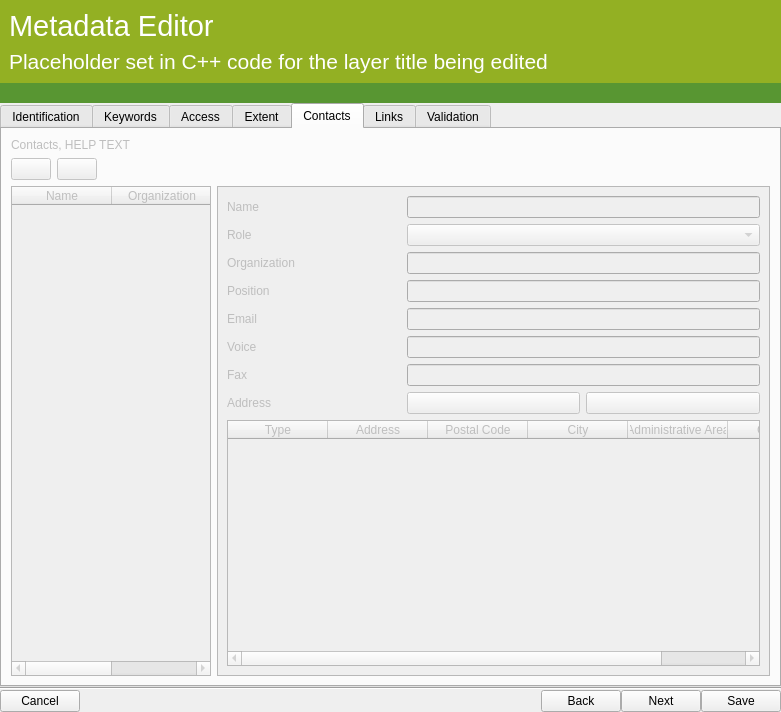
<?xml version="1.0" encoding="UTF-8"?>
<ui version="4.0">
 <class>QgsMetadataWizard</class>
 <widget class="QDialog" name="QgsMetadataWizard">
  <property name="geometry">
   <rect>
    <x>0</x>
    <y>0</y>
    <width>781</width>
    <height>712</height>
   </rect>
  </property>
  <property name="windowTitle">
   <string>Metadata Editor</string>
  </property>
  <layout class="QVBoxLayout" name="verticalLayout_4">
   <property name="spacing">
    <number>0</number>
   </property>
   <property name="leftMargin">
    <number>0</number>
   </property>
   <property name="topMargin">
    <number>0</number>
   </property>
   <property name="rightMargin">
    <number>0</number>
   </property>
   <property name="bottomMargin">
    <number>0</number>
   </property>
   <item>
    <widget class="QFrame" name="lightGreen">
     <property name="styleSheet">
      <string notr="true">background: #93b023; border: none;</string>
     </property>
     <property name="frameShape">
      <enum>QFrame::NoFrame</enum>
     </property>
     <property name="frameShadow">
      <enum>QFrame::Raised</enum>
     </property>
     <layout class="QGridLayout" name="gridLayout_3">
      <item row="0" column="0" rowspan="2" colspan="2">
       <widget class="QLabel" name="label">
        <property name="styleSheet">
         <string notr="true">font: 22pt; color: #fff;</string>
        </property>
        <property name="text">
         <string>Metadata Editor</string>
        </property>
       </widget>
      </item>
      <item row="2" column="0">
       <widget class="QLabel" name="layerLabel">
        <property name="styleSheet">
         <string notr="true">font: 16pt; color: #fff;</string>
        </property>
        <property name="text">
         <string>Placeholder set in C++ code for the layer title being edited</string>
        </property>
       </widget>
      </item>
     </layout>
    </widget>
   </item>
   <item>
    <widget class="QFrame" name="darkGreen">
     <property name="minimumSize">
      <size>
       <width>0</width>
       <height>20</height>
      </size>
     </property>
     <property name="styleSheet">
      <string notr="true">background: #589632; border: none;</string>
     </property>
     <property name="frameShape">
      <enum>QFrame::NoFrame</enum>
     </property>
    </widget>
   </item>
   <item>
    <widget class="QTabWidget" name="tabWidget">
     <property name="enabled">
      <bool>true</bool>
     </property>
     <property name="tabShape">
      <enum>QTabWidget::Rounded</enum>
     </property>
     <property name="currentIndex">
      <number>4</number>
     </property>
     <widget class="QWidget" name="tabIdentificationDialog">
      <attribute name="title">
       <string>Identification</string>
      </attribute>
      <layout class="QVBoxLayout" name="verticalLayout">
       <item>
        <widget class="QLabel" name="label_11">
         <property name="text">
          <string>This page describes the basic attribution of the dataset. If unsure about which type to select, use 'dataset'. Use the abstract field to provide a verbose description of this dataset.</string>
         </property>
         <property name="wordWrap">
          <bool>true</bool>
         </property>
        </widget>
       </item>
       <item>
        <widget class="QLabel" name="label_3">
         <property name="text">
          <string>Identifier</string>
         </property>
        </widget>
       </item>
       <item>
        <layout class="QHBoxLayout" name="horizontalLayout">
         <item>
          <widget class="QLineEdit" name="lineEditIdentifier"/>
         </item>
         <item>
          <widget class="QPushButton" name="btnAutoSource">
           <property name="text">
            <string>Set from layer source</string>
           </property>
          </widget>
         </item>
        </layout>
       </item>
       <item>
        <widget class="QLabel" name="label_2">
         <property name="text">
          <string>Title</string>
         </property>
        </widget>
       </item>
       <item>
        <widget class="QLineEdit" name="lineEditTitle">
         <property name="sizePolicy">
          <sizepolicy hsizetype="Expanding" vsizetype="Fixed">
           <horstretch>0</horstretch>
           <verstretch>0</verstretch>
          </sizepolicy>
         </property>
        </widget>
       </item>
       <item>
        <widget class="QLabel" name="label_7">
         <property name="text">
          <string>Type (it is advised to use the ISO 19115 MD_ScopeCode)</string>
         </property>
        </widget>
       </item>
       <item>
        <widget class="QComboBox" name="comboType">
         <property name="enabled">
          <bool>true</bool>
         </property>
         <property name="editable">
          <bool>true</bool>
         </property>
        </widget>
       </item>
       <item>
        <widget class="QLabel" name="label_4">
         <property name="text">
          <string>Language (it is advised to follow either the ISO 639.2 or ISO 3166)</string>
         </property>
        </widget>
       </item>
       <item>
        <widget class="QComboBox" name="comboLanguage">
         <property name="enabled">
          <bool>true</bool>
         </property>
         <property name="editable">
          <bool>true</bool>
         </property>
        </widget>
       </item>
       <item>
        <widget class="QLabel" name="label_6">
         <property name="text">
          <string>Abstract</string>
         </property>
        </widget>
       </item>
       <item>
        <widget class="QTextEdit" name="textEditAbstract">
         <property name="sizePolicy">
          <sizepolicy hsizetype="Expanding" vsizetype="Expanding">
           <horstretch>0</horstretch>
           <verstretch>0</verstretch>
          </sizepolicy>
         </property>
        </widget>
       </item>
      </layout>
     </widget>
     <widget class="QWidget" name="tabKeywordsDialog">
      <attribute name="title">
       <string>Keywords</string>
      </attribute>
      <layout class="QVBoxLayout" name="verticalLayout_2">
       <item>
        <widget class="QLabel" name="label_17">
         <property name="text">
          <string>Keywords are optional, and provide a way to provide additional descriptive information about the dataset. For example you can specify the category for this dataset by adding a vocabulary items 'category' with a comma separated list of category keywords.</string>
         </property>
         <property name="wordWrap">
          <bool>true</bool>
         </property>
        </widget>
       </item>
       <item>
        <widget class="QTableWidget" name="tabKeywords">
         <property name="alternatingRowColors">
          <bool>true</bool>
         </property>
         <property name="selectionMode">
          <enum>QAbstractItemView::SingleSelection</enum>
         </property>
         <property name="selectionBehavior">
          <enum>QAbstractItemView::SelectRows</enum>
         </property>
         <attribute name="horizontalHeaderStretchLastSection">
          <bool>true</bool>
         </attribute>
         <column>
          <property name="text">
           <string>Vocabulary</string>
          </property>
         </column>
         <column>
          <property name="text">
           <string>Keywords</string>
          </property>
         </column>
        </widget>
       </item>
       <item>
        <layout class="QHBoxLayout" name="horizontalLayout_5">
         <item>
          <widget class="QPushButton" name="btnAddVocabulary">
           <property name="toolTip">
            <string>Add class</string>
           </property>
           <property name="icon">
            <iconset resource="../../images/images.qrc">
             <normaloff>:/images/themes/default/symbologyAdd.svg</normaloff>:/images/themes/default/symbologyAdd.svg</iconset>
           </property>
           <property name="autoDefault">
            <bool>false</bool>
           </property>
          </widget>
         </item>
         <item>
          <widget class="QPushButton" name="btnRemoveVocabulary">
           <property name="toolTip">
            <string>Delete</string>
           </property>
           <property name="icon">
            <iconset resource="../../images/images.qrc">
             <normaloff>:/images/themes/default/symbologyRemove.svg</normaloff>:/images/themes/default/symbologyRemove.svg</iconset>
           </property>
           <property name="autoDefault">
            <bool>false</bool>
           </property>
          </widget>
         </item>
         <item>
          <spacer name="horizontalSpacer_5">
           <property name="orientation">
            <enum>Qt::Horizontal</enum>
           </property>
           <property name="sizeHint" stdset="0">
            <size>
             <width>40</width>
             <height>20</height>
            </size>
           </property>
          </spacer>
         </item>
        </layout>
       </item>
      </layout>
     </widget>
     <widget class="QWidget" name="tabAccessDialog">
      <attribute name="title">
       <string>Access</string>
      </attribute>
      <layout class="QVBoxLayout" name="verticalLayout_3">
       <item>
        <widget class="QLabel" name="label_5">
         <property name="text">
          <string>Access dialog. HELP TEXT TO ADD</string>
         </property>
        </widget>
       </item>
       <item>
        <widget class="QLabel" name="label_8">
         <property name="text">
          <string>Licenses</string>
         </property>
        </widget>
       </item>
       <item>
        <widget class="QTableWidget" name="tabLicenses">
         <property name="selectionMode">
          <enum>QAbstractItemView::SingleSelection</enum>
         </property>
         <property name="selectionBehavior">
          <enum>QAbstractItemView::SelectRows</enum>
         </property>
         <attribute name="horizontalHeaderVisible">
          <bool>false</bool>
         </attribute>
         <attribute name="horizontalHeaderStretchLastSection">
          <bool>true</bool>
         </attribute>
         <column>
          <property name="text">
           <string>Label</string>
          </property>
         </column>
        </widget>
       </item>
       <item>
        <layout class="QHBoxLayout" name="horizontalLayout_6">
         <item>
          <widget class="QPushButton" name="btnAddLicence">
           <property name="toolTip">
            <string>Add class</string>
           </property>
           <property name="icon">
            <iconset resource="../../images/images.qrc">
             <normaloff>:/images/themes/default/symbologyAdd.svg</normaloff>:/images/themes/default/symbologyAdd.svg</iconset>
           </property>
          </widget>
         </item>
         <item>
          <widget class="QPushButton" name="btnRemoveLicence">
           <property name="toolTip">
            <string>Delete</string>
           </property>
           <property name="icon">
            <iconset resource="../../images/images.qrc">
             <normaloff>:/images/themes/default/symbologyRemove.svg</normaloff>:/images/themes/default/symbologyRemove.svg</iconset>
           </property>
          </widget>
         </item>
        </layout>
       </item>
      </layout>
     </widget>
     <widget class="QWidget" name="tabExtentDialog">
      <attribute name="title">
       <string>Extent</string>
      </attribute>
      <layout class="QVBoxLayout" name="verticalLayout_9">
       <item>
        <widget class="QLabel" name="label_9">
         <property name="text">
          <string>Extent dialog. HELP TEXT TO ADD</string>
         </property>
        </widget>
       </item>
       <item>
        <widget class="QgsCollapsibleGroupBox" name="groupBox">
         <property name="title">
          <string>Spatial Extent</string>
         </property>
         <layout class="QVBoxLayout" name="verticalLayout_8">
          <item>
           <layout class="QHBoxLayout" name="horizontalLayout_7">
            <item>
             <widget class="QgsProjectionSelectionWidget" name="selectionCrs" native="true"/>
            </item>
            <item>
             <widget class="QPushButton" name="btnAutoCrs">
              <property name="sizePolicy">
               <sizepolicy hsizetype="Maximum" vsizetype="Fixed">
                <horstretch>0</horstretch>
                <verstretch>0</verstretch>
               </sizepolicy>
              </property>
              <property name="text">
               <string>Set CRS from layer</string>
              </property>
             </widget>
            </item>
           </layout>
          </item>
         </layout>
        </widget>
       </item>
       <item>
        <widget class="QgsCollapsibleGroupBox" name="groupBox_2">
         <property name="title">
          <string>Temporal Extent</string>
         </property>
        </widget>
       </item>
       <item>
        <spacer name="verticalSpacer">
         <property name="orientation">
          <enum>Qt::Vertical</enum>
         </property>
         <property name="sizeHint" stdset="0">
          <size>
           <width>20</width>
           <height>40</height>
          </size>
         </property>
        </spacer>
       </item>
      </layout>
     </widget>
     <widget class="QWidget" name="tabContactsDialog">
      <property name="enabled">
       <bool>false</bool>
      </property>
      <attribute name="title">
       <string>Contacts</string>
      </attribute>
      <layout class="QVBoxLayout" name="verticalLayout_10">
       <item>
        <widget class="QLabel" name="label_16">
         <property name="text">
          <string>Contacts, HELP TEXT</string>
         </property>
        </widget>
       </item>
       <item>
        <layout class="QHBoxLayout" name="horizontalLayout_10">
         <item>
          <widget class="QPushButton" name="btnAddContact">
           <property name="toolTip">
            <string>Add class</string>
           </property>
           <property name="icon">
            <iconset resource="../../images/images.qrc">
             <normaloff>:/images/themes/default/symbologyAdd.svg</normaloff>:/images/themes/default/symbologyAdd.svg</iconset>
           </property>
          </widget>
         </item>
         <item>
          <widget class="QPushButton" name="btnRemoveContact">
           <property name="toolTip">
            <string>Delete</string>
           </property>
           <property name="icon">
            <iconset resource="../../images/images.qrc">
             <normaloff>:/images/themes/default/symbologyRemove.svg</normaloff>:/images/themes/default/symbologyRemove.svg</iconset>
           </property>
          </widget>
         </item>
         <item>
          <spacer name="horizontalSpacer_6">
           <property name="orientation">
            <enum>Qt::Horizontal</enum>
           </property>
           <property name="sizeHint" stdset="0">
            <size>
             <width>40</width>
             <height>20</height>
            </size>
           </property>
          </spacer>
         </item>
        </layout>
       </item>
       <item>
        <layout class="QHBoxLayout" name="horizontalLayout_3">
         <item>
          <widget class="QTableWidget" name="tabContacts">
           <property name="maximumSize">
            <size>
             <width>200</width>
             <height>16777215</height>
            </size>
           </property>
           <property name="editTriggers">
            <set>QAbstractItemView::NoEditTriggers</set>
           </property>
           <property name="selectionMode">
            <enum>QAbstractItemView::SingleSelection</enum>
           </property>
           <property name="selectionBehavior">
            <enum>QAbstractItemView::SelectRows</enum>
           </property>
           <attribute name="horizontalHeaderStretchLastSection">
            <bool>true</bool>
           </attribute>
           <column>
            <property name="text">
             <string>Name</string>
            </property>
           </column>
           <column>
            <property name="text">
             <string>Organization</string>
            </property>
           </column>
          </widget>
         </item>
         <item>
          <widget class="QScrollArea" name="panelDetails">
           <property name="sizePolicy">
            <sizepolicy hsizetype="Minimum" vsizetype="Expanding">
             <horstretch>0</horstretch>
             <verstretch>0</verstretch>
            </sizepolicy>
           </property>
           <property name="widgetResizable">
            <bool>true</bool>
           </property>
           <widget class="QWidget" name="scrollAreaWidgetContents">
            <property name="geometry">
             <rect>
              <x>0</x>
              <y>0</y>
              <width>521</width>
              <height>450</height>
             </rect>
            </property>
            <layout class="QGridLayout" name="gridLayout_2">
             <item row="0" column="0">
              <widget class="QLabel" name="label_10">
               <property name="text">
                <string>Name</string>
               </property>
              </widget>
             </item>
             <item row="0" column="1" colspan="2">
              <widget class="QLineEdit" name="lineEditContactName"/>
             </item>
             <item row="1" column="0">
              <widget class="QLabel" name="label_15">
               <property name="text">
                <string>Role</string>
               </property>
              </widget>
             </item>
             <item row="1" column="1" colspan="2">
              <widget class="QComboBox" name="comboContactRole"/>
             </item>
             <item row="2" column="0">
              <widget class="QLabel" name="label_12">
               <property name="text">
                <string>Organization</string>
               </property>
              </widget>
             </item>
             <item row="2" column="1" colspan="2">
              <widget class="QLineEdit" name="lineEditContactOrganization"/>
             </item>
             <item row="3" column="0">
              <widget class="QLabel" name="label_14">
               <property name="text">
                <string>Position</string>
               </property>
              </widget>
             </item>
             <item row="3" column="1" colspan="2">
              <widget class="QLineEdit" name="lineEditContactPosition"/>
             </item>
             <item row="4" column="0">
              <widget class="QLabel" name="label_18">
               <property name="text">
                <string>Email</string>
               </property>
              </widget>
             </item>
             <item row="4" column="1" colspan="2">
              <widget class="QLineEdit" name="lineEditContactEmail"/>
             </item>
             <item row="5" column="0">
              <widget class="QLabel" name="label_19">
               <property name="text">
                <string>Voice</string>
               </property>
              </widget>
             </item>
             <item row="5" column="1" colspan="2">
              <widget class="QLineEdit" name="lineEditContactVoice"/>
             </item>
             <item row="6" column="0">
              <widget class="QLabel" name="label_20">
               <property name="text">
                <string>Fax</string>
               </property>
              </widget>
             </item>
             <item row="6" column="1" colspan="2">
              <widget class="QLineEdit" name="lineEditContactFax"/>
             </item>
             <item row="7" column="0">
              <widget class="QLabel" name="label_21">
               <property name="text">
                <string>Address</string>
               </property>
              </widget>
             </item>
             <item row="7" column="1">
              <widget class="QPushButton" name="btnAddAddress">
               <property name="toolTip">
                <string>Add class</string>
               </property>
               <property name="icon">
                <iconset resource="../../images/images.qrc">
                 <normaloff>:/images/themes/default/symbologyAdd.svg</normaloff>:/images/themes/default/symbologyAdd.svg</iconset>
               </property>
              </widget>
             </item>
             <item row="7" column="2">
              <widget class="QPushButton" name="btnRemoveAddress">
               <property name="toolTip">
                <string>Delete</string>
               </property>
               <property name="icon">
                <iconset resource="../../images/images.qrc">
                 <normaloff>:/images/themes/default/symbologyRemove.svg</normaloff>:/images/themes/default/symbologyRemove.svg</iconset>
               </property>
              </widget>
             </item>
             <item row="8" column="0" colspan="3">
              <widget class="QTableWidget" name="tabAddresses">
               <attribute name="horizontalHeaderStretchLastSection">
                <bool>true</bool>
               </attribute>
               <column>
                <property name="text">
                 <string>Type</string>
                </property>
               </column>
               <column>
                <property name="text">
                 <string>Address</string>
                </property>
               </column>
               <column>
                <property name="text">
                 <string>Postal Code</string>
                </property>
               </column>
               <column>
                <property name="text">
                 <string>City</string>
                </property>
               </column>
               <column>
                <property name="text">
                 <string>Administrative Area</string>
                </property>
               </column>
               <column>
                <property name="text">
                 <string>Country</string>
                </property>
               </column>
              </widget>
             </item>
            </layout>
           </widget>
          </widget>
         </item>
        </layout>
       </item>
      </layout>
     </widget>
     <widget class="QWidget" name="tabLinksDialog">
      <attribute name="title">
       <string>Links</string>
      </attribute>
      <layout class="QVBoxLayout" name="verticalLayout_5">
       <item>
        <widget class="QLabel" name="label_13">
         <property name="text">
          <string>Links dialog, HELP TEXT TO ADD</string>
         </property>
        </widget>
       </item>
       <item>
        <widget class="QTableView" name="tabLinks">
         <property name="alternatingRowColors">
          <bool>true</bool>
         </property>
         <property name="selectionMode">
          <enum>QAbstractItemView::SingleSelection</enum>
         </property>
         <property name="selectionBehavior">
          <enum>QAbstractItemView::SelectRows</enum>
         </property>
         <attribute name="horizontalHeaderStretchLastSection">
          <bool>true</bool>
         </attribute>
        </widget>
       </item>
       <item>
        <layout class="QHBoxLayout" name="horizontalLayout_2">
         <item>
          <widget class="QPushButton" name="btnAddLink">
           <property name="toolTip">
            <string>Add class</string>
           </property>
           <property name="icon">
            <iconset resource="../../images/images.qrc">
             <normaloff>:/images/themes/default/symbologyAdd.svg</normaloff>:/images/themes/default/symbologyAdd.svg</iconset>
           </property>
          </widget>
         </item>
         <item>
          <widget class="QPushButton" name="btnRemoveLink">
           <property name="toolTip">
            <string>Delete</string>
           </property>
           <property name="icon">
            <iconset resource="../../images/images.qrc">
             <normaloff>:/images/themes/default/symbologyRemove.svg</normaloff>:/images/themes/default/symbologyRemove.svg</iconset>
           </property>
          </widget>
         </item>
         <item>
          <spacer name="horizontalSpacer_2">
           <property name="orientation">
            <enum>Qt::Horizontal</enum>
           </property>
           <property name="sizeHint" stdset="0">
            <size>
             <width>40</width>
             <height>20</height>
            </size>
           </property>
          </spacer>
         </item>
        </layout>
       </item>
      </layout>
     </widget>
     <widget class="QWidget" name="tabValidationDialog">
      <attribute name="title">
       <string>Validation</string>
      </attribute>
      <layout class="QVBoxLayout" name="verticalLayout_7">
       <item>
        <layout class="QHBoxLayout" name="horizontalLayout_4">
         <item>
          <widget class="QPushButton" name="btnCheckMetadata">
           <property name="text">
            <string>Check metadata</string>
           </property>
          </widget>
         </item>
         <item>
          <spacer name="horizontalSpacer_4">
           <property name="orientation">
            <enum>Qt::Horizontal</enum>
           </property>
           <property name="sizeHint" stdset="0">
            <size>
             <width>40</width>
             <height>20</height>
            </size>
           </property>
          </spacer>
         </item>
        </layout>
       </item>
       <item>
        <widget class="QTextBrowser" name="resultsCheckMetadata"/>
       </item>
      </layout>
     </widget>
    </widget>
   </item>
   <item>
    <widget class="Line" name="line">
     <property name="orientation">
      <enum>Qt::Horizontal</enum>
     </property>
    </widget>
   </item>
   <item>
    <layout class="QGridLayout" name="gridLayout">
     <item row="0" column="4">
      <widget class="QPushButton" name="finishButton">
       <property name="text">
        <string>Save</string>
       </property>
      </widget>
     </item>
     <item row="0" column="2">
      <widget class="QPushButton" name="backButton">
       <property name="text">
        <string>Back</string>
       </property>
      </widget>
     </item>
     <item row="0" column="0">
      <widget class="QPushButton" name="cancelButton">
       <property name="text">
        <string>Cancel</string>
       </property>
      </widget>
     </item>
     <item row="0" column="1">
      <spacer name="horizontalSpacer">
       <property name="orientation">
        <enum>Qt::Horizontal</enum>
       </property>
       <property name="sizeHint" stdset="0">
        <size>
         <width>40</width>
         <height>20</height>
        </size>
       </property>
      </spacer>
     </item>
     <item row="0" column="3">
      <widget class="QPushButton" name="nextButton">
       <property name="text">
        <string>Next</string>
       </property>
      </widget>
     </item>
    </layout>
   </item>
  </layout>
 </widget>
 <customwidgets>
  <customwidget>
   <class>QgsCollapsibleGroupBox</class>
   <extends>QGroupBox</extends>
   <header>qgscollapsiblegroupbox.h</header>
   <container>1</container>
  </customwidget>
  <customwidget>
   <class>QgsProjectionSelectionWidget</class>
   <extends>QWidget</extends>
   <header>qgsprojectionselectionwidget.h</header>
   <container>1</container>
  </customwidget>
 </customwidgets>
 <resources>
  <include location="../../images/images.qrc"/>
 </resources>
 <connections/>
</ui>
